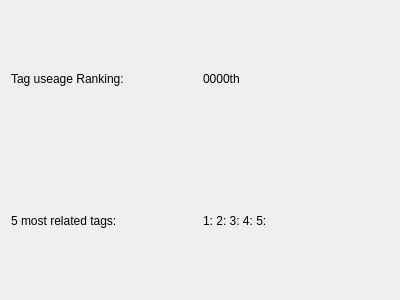
<?xml version="1.0" encoding="UTF-8"?>
<ui version="4.0">
 <class>Form</class>
 <widget class="QWidget" name="Form">
  <property name="geometry">
   <rect>
    <x>0</x>
    <y>0</y>
    <width>400</width>
    <height>300</height>
   </rect>
  </property>
  <property name="windowTitle">
   <string>Form</string>
  </property>
  <layout class="QVBoxLayout" name="verticalLayout">
   <item>
    <layout class="QHBoxLayout" name="horizontalLayout">
     <item>
      <widget class="QLabel" name="label">
       <property name="text">
        <string>Tag useage Ranking:</string>
       </property>
      </widget>
     </item>
     <item>
      <widget class="QLabel" name="label_3">
       <property name="text">
        <string>0000th</string>
       </property>
      </widget>
     </item>
    </layout>
   </item>
   <item>
    <layout class="QHBoxLayout" name="horizontalLayout_2">
     <item>
      <widget class="QLabel" name="label_2">
       <property name="text">
        <string>5 most related tags:</string>
       </property>
      </widget>
     </item>
     <item>
      <widget class="QLabel" name="label_4">
       <property name="text">
        <string>1: 2: 3: 4: 5:</string>
       </property>
      </widget>
     </item>
    </layout>
   </item>
  </layout>
 </widget>
 <resources/>
 <connections/>
</ui>
